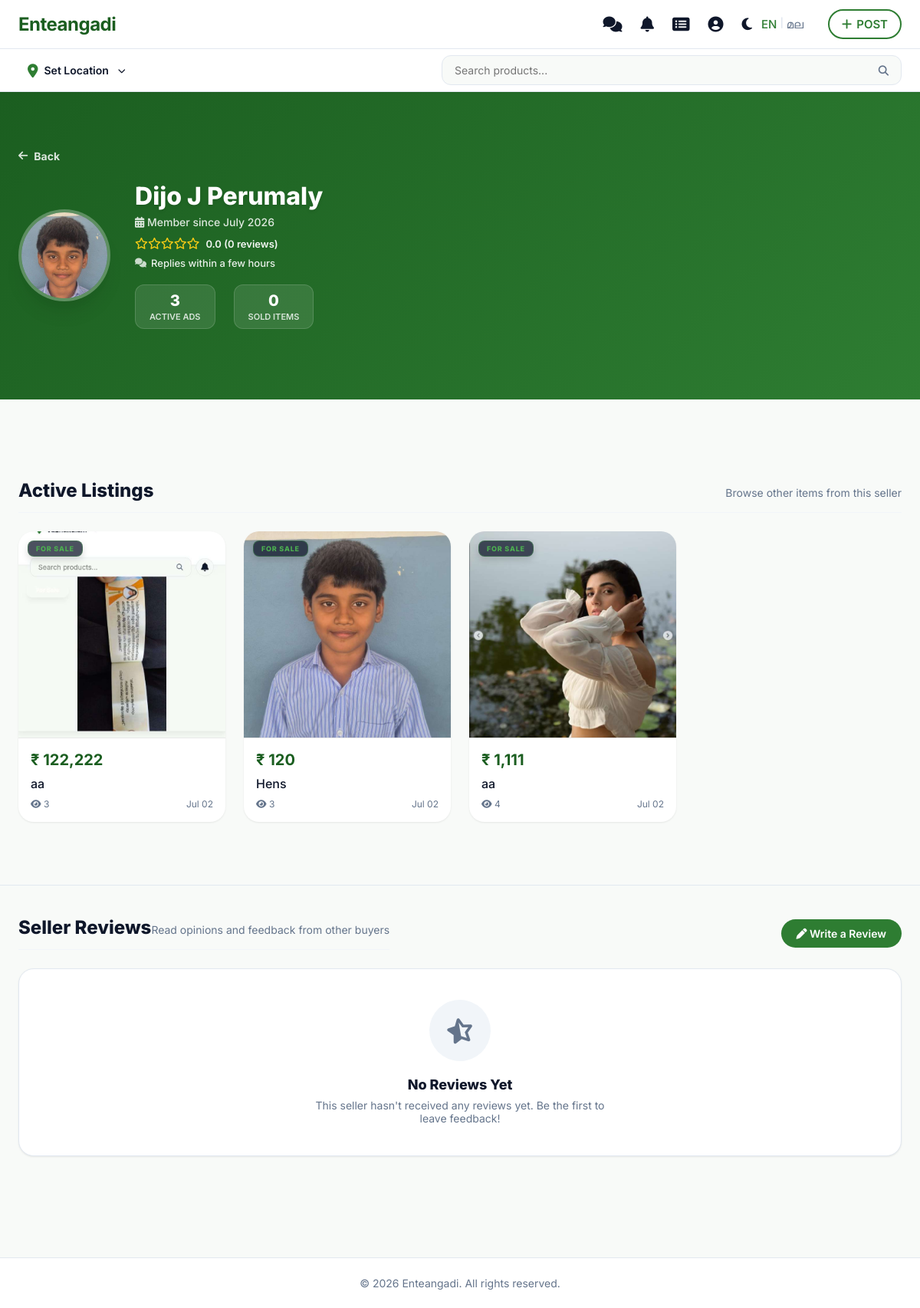
The app's page /user/view_profile.php?id=8 (signed in), older data.
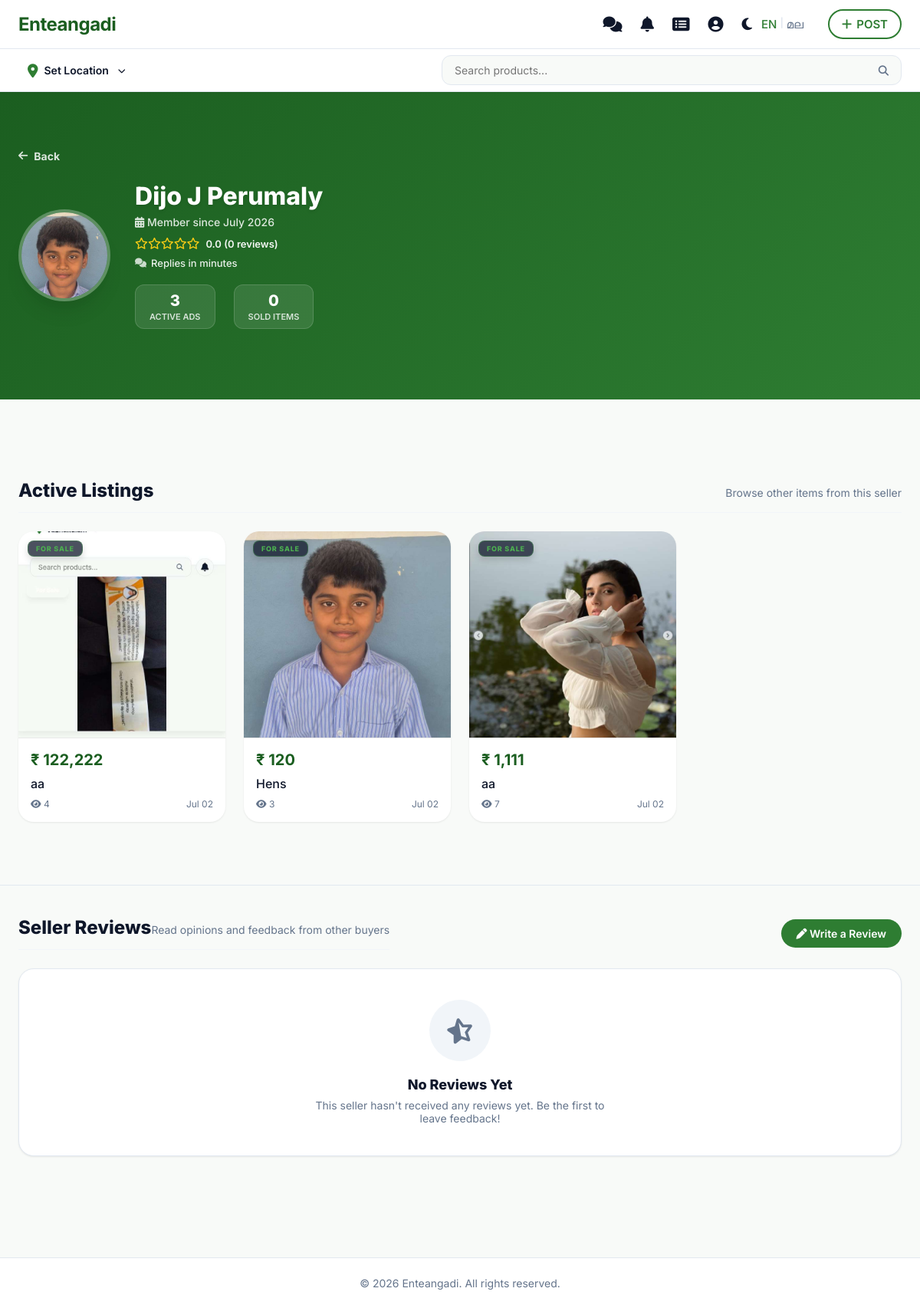
The same page, newer data.
### tables this page shows
CREATE TABLE `users` (
  `id` int(11) NOT NULL AUTO_INCREMENT,
  `username` varchar(100) NOT NULL,
  `email` varchar(155) DEFAULT NULL,
  `phone_number` varchar(20) NOT NULL,
  `phone` varchar(20) DEFAULT NULL,
  `profile_picture` varchar(255) DEFAULT NULL,
  `password` varchar(255) NOT NULL,
  `role` enum('user','admin') DEFAULT 'user',
  `is_admin` tinyint(1) DEFAULT 0,
  `permissions` text DEFAULT NULL,
  `session_token` varchar(255) DEFAULT NULL,
  `last_activity` timestamp NULL DEFAULT NULL,
  `created_at` timestamp NOT NULL DEFAULT current_timestamp(),
  `tut_home` tinyint(1) DEFAULT 0,
  `tut_post` tinyint(1) DEFAULT 0,
  `tut_profile` tinyint(1) DEFAULT 0,
  `tut_inbox` tinyint(1) DEFAULT 0,
  `is_verified` tinyint(1) DEFAULT 0,
  PRIMARY KEY (`id`),
  UNIQUE KEY `phone_number` (`phone_number`),
  UNIQUE KEY `email` (`email`)
);

CREATE TABLE `products` (
  `id` int(11) NOT NULL AUTO_INCREMENT,
  `unique_id` varchar(20) DEFAULT NULL,
  `user_id` int(11) NOT NULL,
  `category_id` int(11) NOT NULL,
  `title` varchar(255) NOT NULL,
  `description` text DEFAULT NULL,
  `price` decimal(10,2) NOT NULL,
  `type` enum('sell','buy','rent') DEFAULT 'sell',
  `expiry_date` date DEFAULT NULL,
  `whatsapp_number` varchar(20) DEFAULT NULL,
  `phone_number` varchar(20) DEFAULT NULL,
  `location_name` varchar(255) DEFAULT NULL,
  `latitude` decimal(10,8) DEFAULT NULL,
  `longitude` decimal(11,8) DEFAULT NULL,
  `status` enum('active','deleted','sold','expired','pending','inactive') DEFAULT 'active',
  `status_reason` text DEFAULT NULL,
  `is_verified` tinyint(1) DEFAULT 0,
  `is_notified` tinyint(1) DEFAULT 0,
  `views` int(11) DEFAULT 0,
  `created_at` timestamp NOT NULL DEFAULT current_timestamp(),
  `updated_at` timestamp NOT NULL DEFAULT current_timestamp() ON UPDATE current_timestamp(),
  PRIMARY KEY (`id`),
  UNIQUE KEY `unique_id` (`unique_id`),
  KEY `user_id` (`user_id`),
  KEY `category_id` (`category_id`),
  KEY `idx_products_status_created` (`status`,`created_at`),
  CONSTRAINT `products_ibfk_1` FOREIGN KEY (`user_id`) REFERENCES `users` (`id`) ON DELETE CASCADE,
  CONSTRAINT `products_ibfk_2` FOREIGN KEY (`category_id`) REFERENCES `categories` (`id`) ON DELETE CASCADE
);

### user/view_profile.php (the view, shortened to what the rows shown need)
<?php
require_once '../config.php';
$view_user_id = $_GET['id'] ?? 0;
$user_stmt = $pdo->prepare("SELECT username, email, phone_number, profile_picture, created_at FROM users WHERE id = ?");
$user_stmt->execute([$view_user_id]);
$view_user = $user_stmt->fetch();
$ad_stmt = $pdo->prepare("
    SELECT p.*,
    (SELECT image_path FROM product_images pi WHERE pi.product_id = p.id LIMIT 1) as main_image,
    (SELECT COUNT(*) FROM wishlist w WHERE w.product_id = p.id) as like_count
    FROM products p
    WHERE p.user_id = ? AND p.status = 'active'
    ORDER BY p.created_at DESC
");
$ad_stmt->execute([$view_user_id]);
$active_ads = $ad_stmt->fetchAll();
require_once '../includes/header.php';
?>
<div class="view-profile-wrapper">
    <div class="profile-hero-card-premium">
        <div class="container">
            <div class="profile-hero-content-view">
                <div class="profile-avatar-wrapper-view">
                    <?php if (!empty($view_user['profile_picture'])): ?>
                        <img src="<?= $base_url . '/' . htmlspecialchars($view_user['profile_picture']) ?>" alt="Profile"
                            class="profile-avatar-img-view" onerror="this.style.display='none'; document.getElementById('profile-avatar-fallback').style.display='flex';">
                    <?php endif; ?>
                </div>
                <div class="profile-titles-view">
                    <div style="display: flex; align-items: center; gap: 10px; flex-wrap: wrap;">
                        <h1 style="margin: 0; font-size: 32px; font-weight: 800;"><?= htmlspecialchars($view_user['username']) ?></h1>
                    </div>
                </div>
            </div>
        </div>
    </div>
    <div class="container active-listings-container">
        <div class="section-header-premium">
            <h2>Active Listings</h2>
        </div>
        <?php if (empty($active_ads)): ?>
            <div class="empty-state-view-profile">
                <div class="empty-illustration">
                    <i class="fa fa-layer-group"></i>
                </div>
                <h3>No Active Listings</h3>
                <p>This user hasn't posted any active advertisements recently.</p>
            </div>
        <?php else: ?>
            <div class="product-grid" style="margin-top: 20px;">
                <?php foreach ($active_ads as $ad): ?>
                    <a href="../product.php?id=<?= $ad['id'] ?>" class="product-card" style="text-decoration: none;">
                        <?php if ($ad['type'] == 'buy'): ?>
                            <div class="badge-wanted">Wanted</div>
                        <?php else: ?>
                            <div class="badge-selling">For Sale</div>
                        <?php endif; ?>
                        <?php if ($ad['main_image']): ?>
                            <img src="../<?= htmlspecialchars($ad['main_image']) ?>" loading="lazy"
                                alt="<?= htmlspecialchars($ad['title']) ?>" class="product-card-image">
                        <?php endif; ?>
                        <div class="product-card-content">
                            <div class="product-card-price">₹ <?= number_format($ad['price'], 0) ?></div>
                            <div class="product-card-title"><?= htmlspecialchars($ad['title']) ?></div>
                            <div class="product-card-meta">
                                <span><i class="fa fa-eye"></i> <?= number_format($ad['views']) ?></span>
                                <span><?= date('M d', strtotime($ad['created_at'])) ?></span>
                            </div>
                        </div>
                    </a>
                <?php endforeach; ?>
            </div>
        <?php endif; ?>
    </div>
    <div class="container active-listings-container" style="margin-top: 50px; border-top: 1px solid var(--border-color); padding-top: 40px; margin-bottom: 40px;">
        <div style="display: flex; justify-content: space-between; align-items: center; margin-bottom: 24px; flex-wrap: wrap; gap: 12px;">
            <div class="section-header-premium" style="margin: 0;">
                <h2>Seller Reviews</h2>
            </div>
        </div>
    </div>
</div>
<?php require_once '../includes/footer.php'; ?>

Row changes from the older to the newer data that the page shows:
changed products (number 1 of 3 on the later page): views "3" → "4"
changed products (number 3 of 3 on the later page): views "4" → "7"
Text that changed along with them:
$metrics['response_time']: "Replies within a few hours" → "Replies in minutes"
